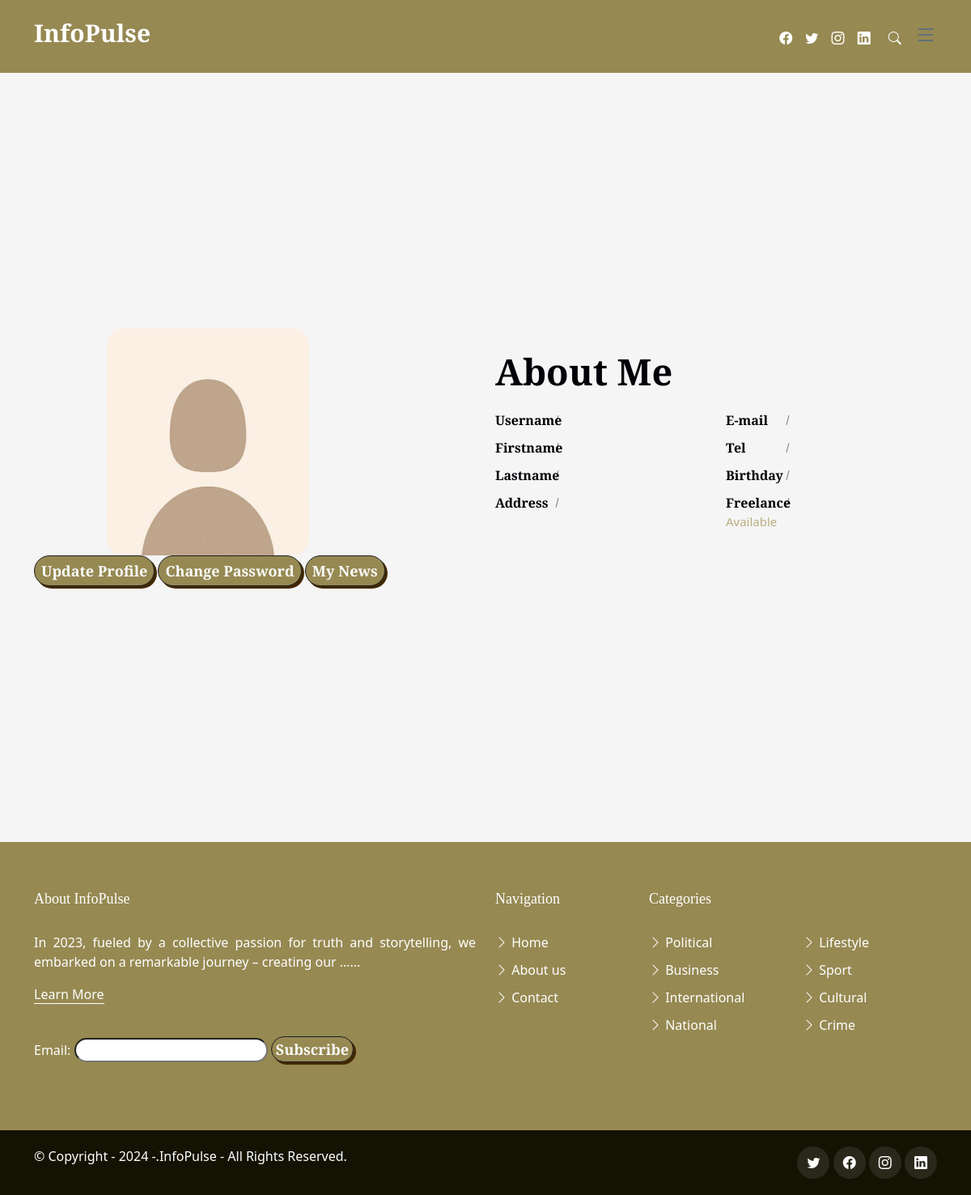
/accounts/profile/, run on the app's committed database.
### core/models.py (models this page shows, shortened)
class Info(models.Model):
    app_name = models.CharField(max_length=9)
    about = models.TextField(max_length=1000)
    mission = models.TextField(max_length=1000)
    latest_news_text1 = models.TextField(max_length=1000)
    latest_news_text2 = models.TextField(max_length=1000)
    about_team = models.TextField(max_length=1000)
    pub_date = models.DateTimeField(auto_now_add= True)
    def yearpublished(self):
        current_year = timezone.now().year
        return current_year

### login/views.py (the view, shortened to what this page needs)
# urls.py: path('profile/', ProfileTemplate.as_view(), name = "profile"),
class ProfileTemplate(TemplateView):
    template_name = "core/profile.html"
    def get_context_data(self, *args, **kwargs):
        context = super().get_context_data(*args, **kwargs)
        info_instance = Info.objects.all()
        context['info'] = info_instance
        if self.request.user.is_authenticated:
            profile = get_object_or_404(Profile, user__username=self.request.user)
            context['profile'] = profile
        return context

### templates/core/profile.html (shortened to what this page needs)
{% extends 'base_home.html' %} {% load static %}
{% block bodycontent %}
    <link href="{% static 'assets/css/profile.css' %}" rel="stylesheet">
    <section class="section about-section gray-bg" id="about">
    <div><br></div>
    <div><br></div>
    <div><br></div>
    <div><br></div>
    <div><br></div>
    <div><br></div>
    <div><br></div>
    <div><br></div>
    <div><br></div>
      <div class="container">
          <div class="row align-items-center flex-row-reverse">
              <div class="col-lg-6">
                  <div class="about-text go-to">
                      <h3 class="dark-color">About Me</h3>
                      <div class="row about-list">
                          <div class="col-md-6">
                              <div class="media">
                                  <label>Username</label>
                              </div>
                              <div class="media">
                                  <label>Firstname</label>
                              </div>
                              <div class="media">
                                  <label>Lastname</label>
                              </div>
                              <div class="media">
                                  <label>Address</label>
                              </div>
                          </div>
                          <div class="col-md-6">
                              <div class="media">
                                  <label>E-mail</label>
                              </div>
                              <div class="media">
                                  <label>Tel</label>
                              </div>
                              <div class="media">
                                  <label>Birthday</label>
                              </div>
                              <div class="media">
                                  <label>Freelance</label>
                                  <p>Available</p>
                              </div>
                          </div>
                      </div>
                  </div>
              </div>
              {% if profile.image %}
              <div class="col-lg-6">
                  <div class="about-avatar">
                      <img src="{{profile.image.url}}" title="" alt="Profile Picture" style="height: 280px; width: 250px; border-radius: 20px; margin-left: 90px;">
                  </div>
              </div>
              {% else %}
              <div class="col-lg-6">
                <div class="about-avatar">
                    <img src="{% static 'assets/img/pp.jpg' %}" title="" alt="Profile Picture" style="height: 280px; width: 250px; border-radius: 20px; margin-left: 90px;">
                </div>
            </div>
              {% endif %}
          </div>
          <div>
            <a type="button" class="button-74" href="{% url 'update_profile' %}" style="padding: 8px;">Update Profile</a>
            <a type="button" class="button-74" href="{% url 'change_password' %}" style="padding: 8px;">Change Password</a>
            <a type="button" class="button-74" href="{% url 'my_news' %}" style="padding: 8px;">My News</a>
          </div>
      </div>
    <div><br></div>
    <div><br></div>
    <div><br></div>
    <div><br></div>
    <div><br></div>
    <div><br></div>
    <div><br></div>
    <div><br></div>
    <div><br></div>
  </section>
{% endblock %}

### templates/base_home.html (shortened to what this page needs)
{% load static %}
<!DOCTYPE html>
<html lang="en">
<head>
  <link href="{% static 'assets/vendor/bootstrap/css/bootstrap.min.css' %}" rel="stylesheet">
  <link href="{% static 'assets/vendor/bootstrap-icons/bootstrap-icons.css' %}" rel="stylesheet">
  <link href="{% static 'assets/vendor/swiper/swiper-bundle.min.css' %}" rel="stylesheet">
  <link href="{% static 'assets/vendor/glightbox/css/glightbox.min.css' %}" rel="stylesheet">
  <link href="{% static 'assets/vendor/aos/aos.css' %}" rel="stylesheet">
  <link href="{% static 'assets/css/variables.css' %}" rel="stylesheet">
  <link href="{% static 'assets/css/main.css' %}" rel="stylesheet">
</head>
<body>
  <header id="header" class="header d-flex align-items-center fixed-top">
    <div class="container-fluid container-xl d-flex align-items-center justify-content-between">
      <a href="/" class="logo d-flex align-items-center">
        <h1>InfoPulse</h1>
      </a>
      <div class="position-relative">
        <a href="https://www.facebook.com/newsamarm" class="fab fa-1x" style="color: #fff; padding: 6px;"  target="_blank"><span class="bi-facebook"></span></a>
        <a href="https://twitter.com/NEWSamSport" class="fab fa-1x" style="color: #fff; padding: 6px;" target="_blank"><span class="bi-twitter"></span></a>
        <a href="https://www.instagram.com/news.am/" class="fab fa-1x" style="color: #fff; padding: 6px;" target="_blank"><span class="bi-instagram"></span></a>
        <a href="https://www.linkedin.com/in/new-info-033b32179/" class="fab fa-1x" style="color: #fff; padding: 6px;" target="_blank"><i class="bi bi-linkedin"></i></a>
        <a href="#" class="fab fa-1x js-search-open" style="color: #fff; padding: 6px;"><span class="bi-search" style="color: #fff; padding: 6px;"></span></a>
        <i class="bi bi-list mobile-nav-toggle"></i>
      </div>
    </div>
  </header>
  <main id="main">
  {% block bodycontent %}
  {% endblock %}
</main>
  <footer id="footer" class="footer">
    <div class="footer-content">
      <div class="container">
        <div class="row">
          <div class="col-lg-6">
            {% for i in info %}
            <h3 class="footer-heading">About {{i.app_name}}</h3>
            <p style="text-align: justify;">{{i.about | truncatewords:20}}...</p>
            {% endfor %}
            <p><a href="{% url 'about' %}" class="footer-link-more">Learn More</a></p>
            <div class="flex flex-row justify-end space-x-3 py-4">
              <form method="post" action="{% url 'subscribe' %}">
                <label for="email">Email:</label>
                <input type="email" name="email" id="email" required>
                <button type="submit" class="button-74">Subscribe</button>
              </form>
            </div>
          </div>
          <div class="col-6 col-lg-2">
            <h3 class="footer-heading">Navigation</h3>
            <ul class="footer-links list-unstyled">
              <li><a href="/"><i class="bi bi-chevron-right"></i> Home</a></li>
              <li><a href="{% url 'about' %}"><i class="bi bi-chevron-right"></i> About us</a></li>
              <li><a href="{% url 'contact' %}"><i class="bi bi-chevron-right"></i> Contact</a></li>
            </ul>
          </div>
          <div class="col-6 col-lg-2">
            <h3 class="footer-heading">Categories</h3>
            <ul class="footer-links list-unstyled">
              <li><a href="../../?news_type=1"><i class="bi bi-chevron-right"></i> Political</a></li>
              <li><a href="../../?news_type=2"><i class="bi bi-chevron-right"></i> Business</a></li>
              <li><a href="../../?news_type=3"><i class="bi bi-chevron-right"></i> International</a></li>
              <li><a href="../../?news_type=4"><i class="bi bi-chevron-right"></i> National</a></li>
            </ul>
          </div>
          <div class="col-6 col-lg-2">
            <h3 class="footer-heading"><br></h3>
            <ul class="footer-links list-unstyled">
              <li><a href="../../?news_type=5"><i class="bi bi-chevron-right"></i> Lifestyle</a></li>
              <li><a href="../../?news_type=6"><i class="bi bi-chevron-right"></i> Sport</a></li>
              <li><a href="../../?news_type=7"><i class="bi bi-chevron-right"></i> Cultural</a></li>
              <li><a href="../../?news_type=8"><i class="bi bi-chevron-right"></i> Crime</a></li>
            </ul>
          </div>
        </div>
        </div>
    </div>
    <div class="footer-legal">
      <div class="container">
        <div class="row justify-content-between">
          <div class="col-md-6 text-center text-md-start mb-3 mb-md-0">
            <div class="copyright">
              {% for i in info %}
              © Copyright <strong><span>- {{i.yearpublished}} -</span></strong>.<strong><span>{{i.app_name}}</span></strong> - All Rights Reserved.
              {% endfor %}
            </div>
          </div>
          <div class="col-md-6">
            <div class="social-links mb-3 mb-lg-0 text-center text-md-end">
              <a href="https://twitter.com/NEWSamSport" class="twitter" target="_blank"><i class="bi bi-twitter"></i></a>
              <a href="https://www.facebook.com/newsamarm" class="facebook" target="_blank"><i class="bi bi-facebook"></i></a>
              <a href="https://www.instagram.com/news.am/" class="instagram" target="_blank"><i class="bi bi-instagram"></i></a>
              <a href="https://www.linkedin.com/in/new-info-033b32179/" class="linkedin" target="_blank"><i class="bi bi-linkedin"></i></a>
            </div>
          </div>
        </div>
      </div>
    </div>
  </footer>
</body>
</html>

### static/assets/css/variables.css (style rules this page uses)
:root { --font-default: 'EB Garamond', system-ui, -apple-system, "Segoe UI", Roboto, "Helvetica Neue", Arial, "Noto Sans", "Liberation Sans", sans-serif, "Apple Color Emoji", "Segoe UI Emoji", "Segoe UI Symbol", "Noto Color Emoji"; --font-primary: 'EB Garamond', serif; --font-secondary: 'Inter', sans-serif; --color-default: #212529; --color-default-rgb: 33, 37, 41; --color-links: #212529; --color-links-hover: #15171a; --color-primary: #212529; --color-primary-light: #26282c; --color-primary-dark: #0b0c0e; --color-primary-rgb: 33, 37, 41; --color-primary-light-rgb: 38, 40, 44; --color-primary-dark-rgb: 11, 12, 14; --color-secondary: #596d80; --color-secondary-light: #8498aa; --color-secondary-dark: #404f5c; --color-secondary-rgb: 89, 109, 128; --color-secondary-light-rgb: 132, 152, 170; --color-secondary-dark-rgb: 64, 79, 92; --color-blue: #0d6efd; --color-blue-rgb: 13, 110, 253; --color-indigo: #6610f2; --color-indigo-rgb: 102, 16, 242; --color-purple: #6f42c1; --color-purple-rgb: 111, 66, 193; --color-pink: #f3268c; --color-pink-rgb: 243, 38, 140; --color-red: #df1529; --color-red-rgb: 223, 21, 4; --color-orange: #fd7e14; --color-orange-rgb: 253, 126, 20; --color-yellow: #ffc107; --color-yellow-rgb: 255, 193, 7; --color-green: #059652; --color-green-rgb: 5, 150, 82; --color-teal: #20c997; --color-teal-rgb: 32, 201, 151; --color-cyan: #0dcaf0; --color-cyan-rgb: 13, 202, 240; --color-white: #ffffff; --color-white-rgb: 255, 255, 255; --color-gray: #6c757d; --color-gray-rgb: 108, 117, 125; --color-black: #000000; --color-black-rgb: 0, 0, 0; }
:root { --bs-blue: var(--color-blue); --bs-indigo: var(--color-indigo); --bs-purple: var(--color-purple); --bs-pink: var(--color-pink); --bs-red: var(--color-red); --bs-orange: var(--color-orange); --bs-yellow: var(--color-yellow); --bs-green: var(--color-green); --bs-teal: var(--color-teal); --bs-cyan: var(--color-cyan); --bs-white: var(--color-white); --bs-gray: var(--color-gray); --bs-gray-dark: #343a40; --bs-gray-100: #f8f9fa; --bs-gray-200: #e9ecef; --bs-gray-300: #dee2e6; --bs-gray-400: #ced4da; --bs-gray-500: #adb5bd; --bs-gray-600: #6c757d; --bs-gray-700: #495057; --bs-gray-800: #343a40; --bs-gray-900: #212529; --bs-primary: var(--color-blue); --bs-secondary: var(--color-blue); --bs-success: #198754; --bs-info: #0dcaf0; --bs-warning: #ffc107; --bs-danger: #dc3545; --bs-light: #f8f9fa; --bs-dark: #212529; --bs-primary-rgb: var(--color-primary-rgb); --bs-secondary-rgb: var(--color-secondary-rgb); --bs-success-rgb: 25, 135, 84; --bs-info-rgb: 13, 202, 240; --bs-warning-rgb: 255, 193, 7; --bs-danger-rgb: 220, 53, 69; --bs-light-rgb: 248, 249, 250; --bs-dark-rgb: 33, 37, 41; --bs-white-rgb: var(--color-white-rgb); --bs-black-rgb: var(--color-black-rgb); --bs-body-color-rgb: var(--color-default-rgb); --bs-body-bg-rgb: 255, 255, 255; --bs-font-sans-serif: var(--font-default); --bs-font-monospace: SFMono-Regular, Menlo, Monaco, Consolas, "Liberation Mono", "Courier New", monospace; --bs-gradient: linear-gradient(180deg, rgba(255, 255, 255, 0.15), rgba(255, 255, 255, 0)); --bs-body-font-family: var(--font-default); --bs-body-font-size: 1rem; --bs-body-font-weight: 400; --bs-body-line-height: 1.5; --bs-body-color: var(--color-default); --bs-body-bg: #fff; }

### static/assets/css/profile.css (style rules this page uses)
body { color: #baad81; margin-top:20px; }
.section { padding: 100px 0; position: relative; }
.gray-bg { background-color: #f5f5f5; }
img { max-width: 100%; }
img { vertical-align: middle; border-style: none; }
.about-text h3 { font-size: 45px; font-weight: 700; margin: 0 0 6px; }
.about-text p { font-size: 18px; max-width: 450px; }
.about-list { padding-top: 10px; }
.about-list .media { padding: 5px 0; }
.about-list label { color: #000106; font-weight: 600; width: 88px; margin: 0; position: relative; }
.about-list label:after { content: ""; position: absolute; top: 0; bottom: 0; right: 11px; width: 1px; height: 12px; background: #000106; -moz-transform: rotate(15deg); -o-transform: rotate(15deg); -ms-transform: rotate(15deg); -webkit-transform: rotate(15deg); transform: rotate(15deg); margin: auto; opacity: 0.5; }
.about-list p { margin: 0; font-size: 15px; }
.dark-color { color: #000106; }

### data on the page
Info: app_name "InfoPulse", about "In 2023, fueled by a collective passion for truth and storytelling, we embarked on a remarkable journey – creating our …", yearpublished "2024"
